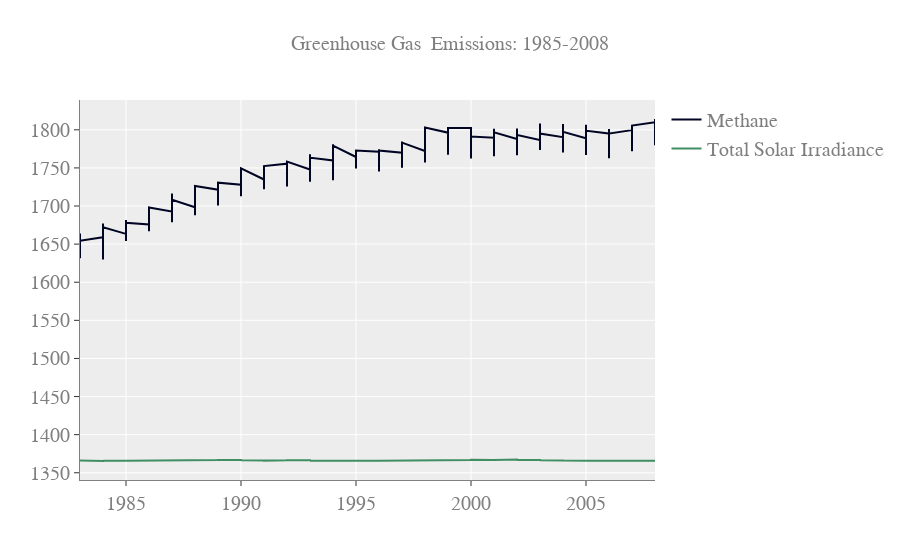

Source (notebook cell):
### Code cell
# Creating the graph
fig = go.Figure()
fig.update_layout(title="Greenhouse Gas  Emissions: 1985-2008", title_font_size = 20,
                  font=dict( family="Courier New, monospace", size=20,color="#7f7f7f"),
                  template = "ggplot2", hovermode= 'closest')
fig.update_xaxes(showline=True, linewidth=1, linecolor='gray')
fig.update_yaxes(showline=True, linewidth=1, linecolor='gray')

fig.add_trace(go.Scatter(x = GHG_emissions['Year'], y = GHG_emissions['CH4'], mode = 'lines',
                        name = 'Methane', marker_color = 'rgb(0,5,35)'))
fig.add_trace(go.Scatter(x = GHG_emissions['Year'], y = GHG_emissions['TSI'], mode = 'lines',
                        name = 'Total Solar Irradiance', marker_color = 'rgb(64,142,98)'))

### Figure 1 — Plotly figure (JSON) as saved in the notebook; plotly's stock layout.template omitted (floating-point values rounded to 4 significant figures; data arrays with more than 128 entries replaced by an {"elided": "..."} marker saying what was removed)
{"data": [{"marker": {"color": "rgb(0,5,35)"}, "mode": "lines", "name": "Methane", "type": "scatter", "x": {"elided": "308 int values"}, "y": {"elided": "308 float values"}}, {"marker": {"color": "rgb(64,142,98)"}, "mode": "lines", "name": "Total Solar Irradiance", "type": "scatter", "x": {"elided": "308 int values"}, "y": {"elided": "308 float values"}}], "layout": {"font": {"color": "#7f7f7f", "family": "Courier New, monospace", "size": 20}, "hovermode": "closest", "title": {"font": {"size": 20}, "text": "Greenhouse Gas  Emissions: 1985-2008"}, "xaxis": {"linecolor": "gray", "linewidth": 1, "showline": true}, "yaxis": {"linecolor": "gray", "linewidth": 1, "showline": true}}}
